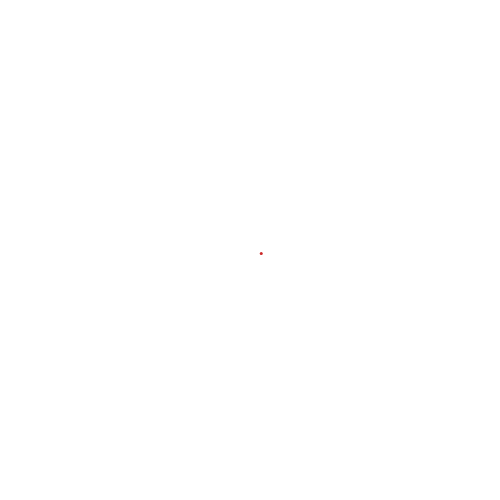
Frame 1 (no input)
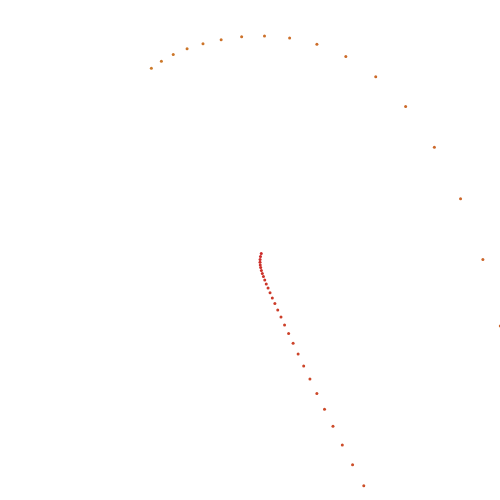
Frame 60 (no input)
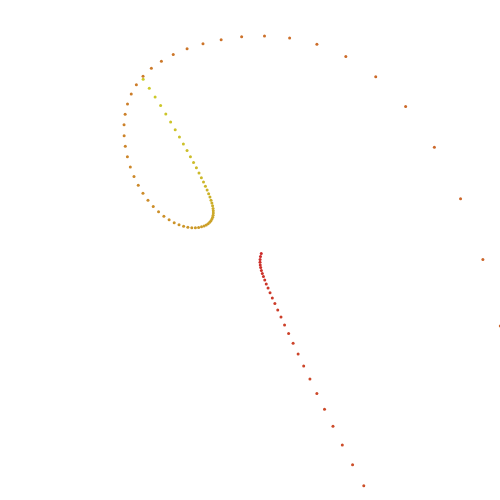
Frame 120 (the mouse pressed at the canvas centre since frame 60)

The p5.js sketch that drew these frames (run headless with seeded random() and noise() and a simulated clock; from frame 60 on, the mouse is pressed at the canvas centre):

// p5.js sketch
// ── sketch.js
let x = 1;
let y = 0;
let z = 0;

let sigma = 10;
let rho = 28;
let beta = 8 / 3;

let dt = 0.01; // Time step
let hueValue = 0; // Starting hue value

function setup() {
  createCanvas(500, 500);
  strokeWeight(3);
  colorMode(HSB, 360, 100, 100);
  background(0, 0);
}

function draw() {
  // Calculate the Lorenz Attractor
  let dx = sigma * (y - x);
  let dy = x * (rho - z) - y;
  let dz = x * y - beta * z;

  // Update the positions
  x += dx * dt;
  y += dy * dt;
  z += dz * dt;

  // Map the 3D coordinates to 2D screen space
  let px = map(x, -20, 20, 0, width);
  let py = map(y, -20, 20, 0, height);

  // Set the color based on the hue value
  let trailColor = color(hueValue, 80, 80); // Saturation and brightness are fixed
  stroke(trailColor);

  // Draw the point with a trail effect
  point(px, py);

  // Gradually change the hue
  hueValue += 0.5; // Increment hue value for color transition
  if (hueValue > 360) {
    hueValue = 0; // Reset hue when it exceeds 360 degrees
  }
}
